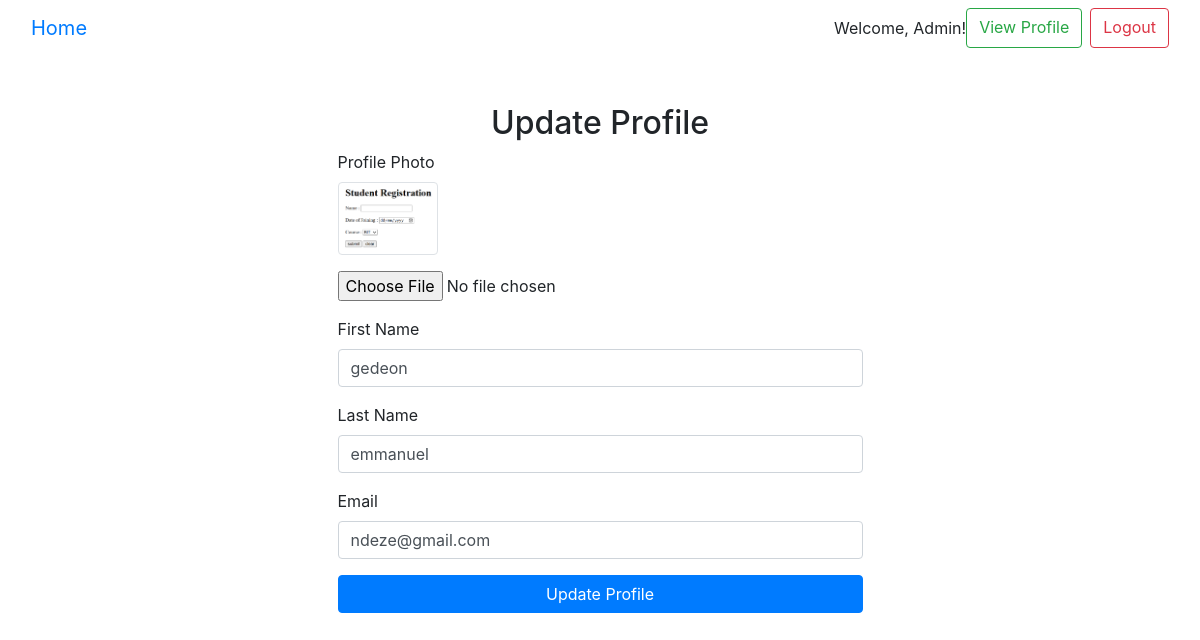
Screenshot of /profile/ (signed in) with the database file from the repository.
### core/models.py (models this page shows, shortened)
class CustomUser(AbstractUser):
    ROLE_CHOICES = [
        ('admin', 'Admin'),
        ('hod', 'Head of Department'),
        ('lecturer', 'Lecturer'),
        ('finance', 'Finance Employee'),
        ('security', 'Security Employee'),
    ]
    is_hod = models.BooleanField(default=False)
    is_finance_employee = models.BooleanField(default=False)
    is_security_employee = models.BooleanField(default=False)
    is_lecturer = models.BooleanField(default=False)
    role = models.CharField(max_length=20, choices=ROLE_CHOICES)
    photo = models.ImageField(upload_to='user_photos/', blank=True, null=True)

### core/views.py (the view, shortened to what this page needs)
# urls.py: path('profile/', profile_view, name='profile'),
@login_required
def profile_view(request):
    user = request.user
    return render(request, 'core/profile.html', {
        'first_name': user.first_name,
        'last_name': user.last_name,
        'email': user.email,
        'photo': user.photo
    })

### core/templates/core/profile.html (shortened to what this page needs)
{% extends 'base.html' %}
{% block content %}
<div class="container col-md-6 mt-5">
    <h2 class="text-center">Update Profile</h2>
    <form method="POST" enctype="multipart/form-data">
        <div class="form-group">
            <label for="photo">Profile Photo</label>
            {% if photo %}
                <div class="mb-3">
                    <img src="{{ photo.url }}" alt="Profile Photo" class="img-thumbnail" width="100">
                </div>
            {% endif %}
            <input type="file" id="photo" name="photo" class="form-control-file">
        </div>
        <div class="form-group">
            <label for="first_name">First Name</label>
            <input type="text" id="first_name" name="first_name" class="form-control" value="{{ first_name }}" required>
        </div>
        <div class="form-group">
            <label for="last_name">Last Name</label>
            <input type="text" id="last_name" name="last_name" class="form-control" value="{{ last_name }}" required>
        </div>
        <div class="form-group">
            <label for="email">Email</label>
            <input type="email" id="email" name="email" class="form-control" value="{{ email }}" required>
        </div>
        <button type="submit" class="btn btn-primary btn-block">Update Profile</button>
    </form>
</div>
{% endblock %}

### core/templates/base.html (shortened to what this page needs)
<!DOCTYPE html>
<html lang="en">
<head>
    <link href="https://maxcdn.bootstrapcdn.com/bootstrap/4.5.2/css/bootstrap.min.css" rel="stylesheet">
</head>
<body>
    <nav class="navbar navbar-expand-lg bg-body-tertiary">
        <div class="container-fluid">
            <a class="navbar-brand" href="{% url 'core:home' %}">Home</a>
          <form class="d-flex" role="search">
            {% if user.is_authenticated %}
                <span class="navbar-text">Welcome, {{ user.username }}!</span>
                <a href="{% url 'core:profile' %}" class="btn btn-outline-success">View Profile</a>
                <a href="{% url 'core:logout' %}" class="btn btn-outline-danger ml-2">Logout</a>
            {% else %}
                <a href="{% url 'core:login' %}" class="btn btn-outline-primary ml-2">Login</a>
            {% endif %}
          </form>
        </div>
    </nav>
    <div class="container mt-4">
        {% block content %}{% endblock %}
    </div>
</body>
</html>

### rows the page displays
CustomUser: username "Admin", first_name "gedeon", last_name "emmanuel", email "ndeze@gmail.com"
